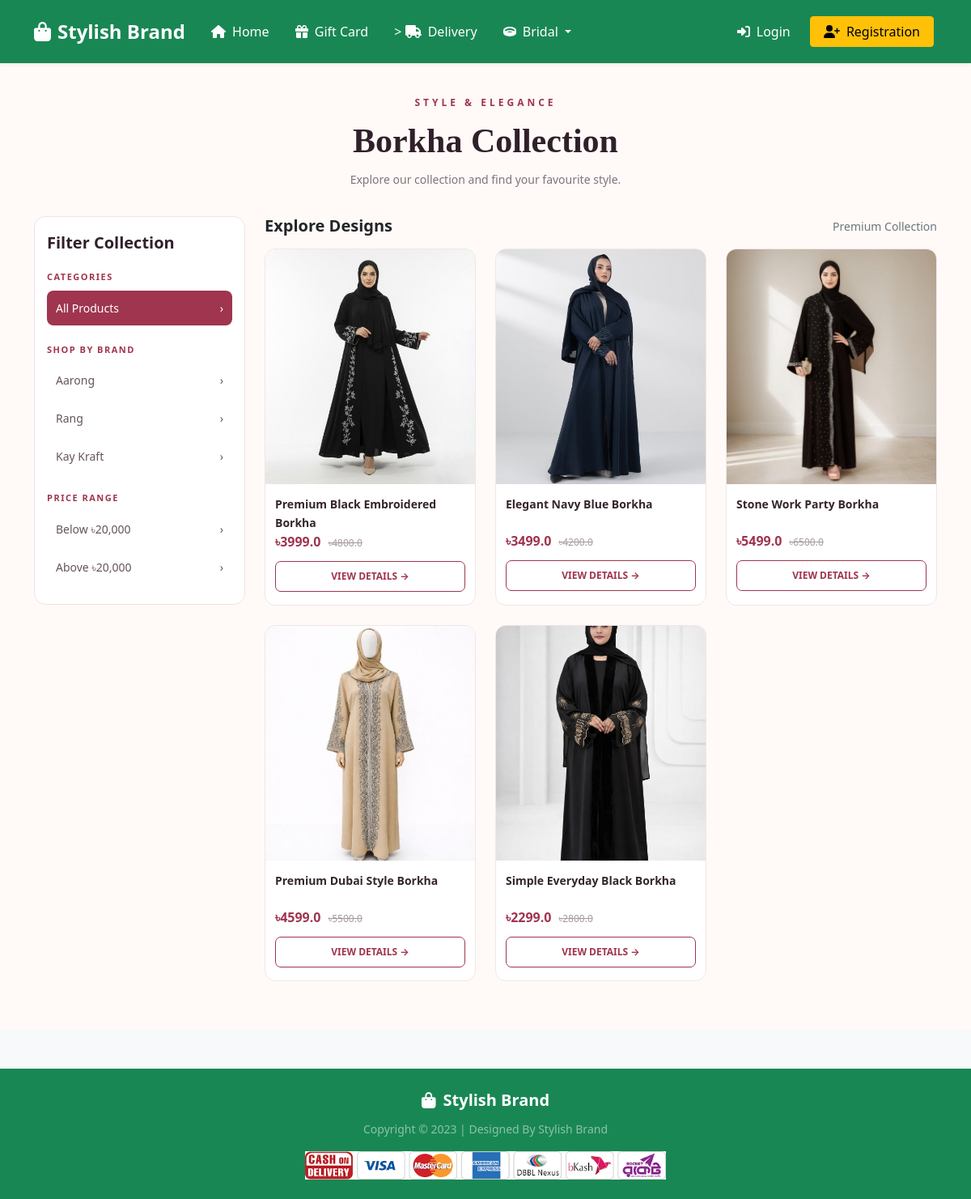
/borkha/, run on an earlier commit of the app's database.
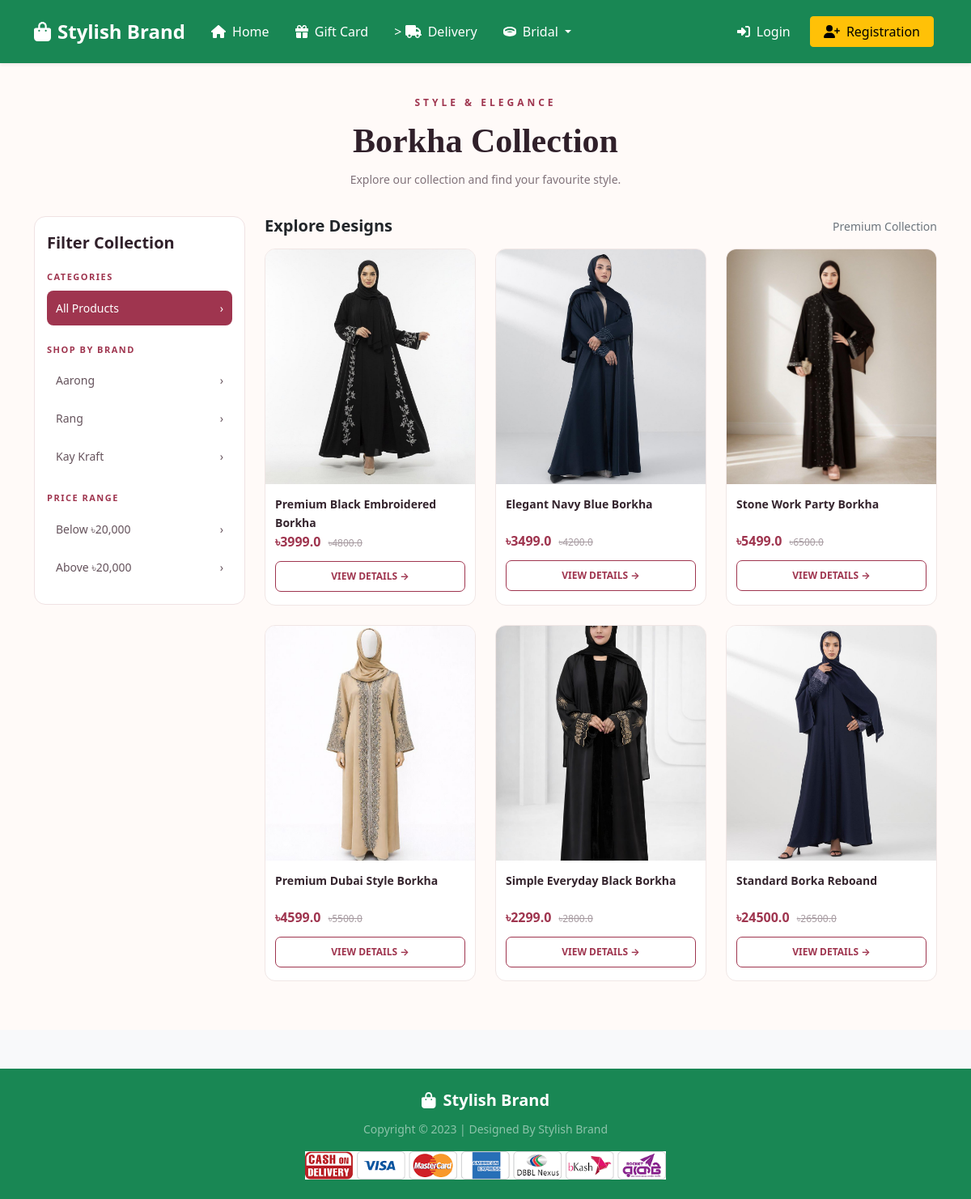
And on a later commit of the database.
### Shop/models.py (models this page shows, shortened)
class Product(models.Model):
    title = models.CharField(max_length=100)
    selling_price = models.FloatField()
    discounted_price = models.FloatField()
    description = models.TextField()
    brand = models.CharField(max_length=100)
    category = models.CharField(choices=CATEGORY_CHOICES, max_length=2)
    product_image = models.ImageField(upload_to="productimg")

### Shop/views.py (the view)
# urls.py: path("borkha/", views.borkha, name="borkha"),
def borkha(request, data=None):
    return category_products(request, "BK", data)

### Shop/templates/Shop/category_products.html (shortened to what this page needs)
{% extends 'Shop/base.html' %}
{% load static %}
{% block main-content %}
<section class="collection-page">
    <div class="container">
        <div class="collection-heading">
            <span>Style & Elegance</span>
            <h1>{{ category_title }}</h1>
            <p>Explore our collection and find your favourite style.</p>
        </div>
        <div class="row g-4">
            <div class="col-lg-3 col-md-4">
                <div class="filter-panel">
                    <h5>Filter Collection</h5>
                    <div class="filter-label">Categories</div>
                    <a href="{% url category_url_name %}"
                       class="filter-link {% if not selected_filter %}active{% endif %}">
                        All Products <span>&rsaquo;</span>
                    </a>
                    <div class="filter-label">Shop by Brand</div>
                    {% for brand in brands %}
                    <a href="{% url item_url_name brand %}"
                       class="filter-link {% if selected_filter == brand %}active{% endif %}">
                        {{ brand }} <span>&rsaquo;</span>
                    </a>
                    {% endfor %}
                    <div class="filter-label">Price Range</div>
                    <a href="{% url item_url_name 'below' %}"
                       class="filter-link {% if selected_filter == 'below' %}active{% endif %}">
                        Below ৳20,000 <span>&rsaquo;</span>
                    </a>
                    <a href="{% url item_url_name 'above' %}"
                       class="filter-link {% if selected_filter == 'above' %}active{% endif %}">
                        Above ৳20,000 <span>&rsaquo;</span>
                    </a>
                </div>
            </div>
            <div class="col-lg-9 col-md-8">
                <div class="d-flex justify-content-between align-items-center mb-3">
                    <h5 class="fw-bold mb-0">Explore Designs</h5>
                    <small class="text-muted">Premium Collection</small>
                </div>
                <div class="row g-3 g-lg-4">
                    {% for product in products %}
                    <div class="col-6 col-lg-4">
                        <div class="product-card">
                            <a href="{% url 'product-detail' product.id %}">
                                <img
                                    src="{{ product.product_image.url }}"
                                    alt="{{ product.title }}"
                                    class="product-image"
                                    loading="lazy">
                                <div class="product-info">
                                    <div class="product-name">
                                        {{ product.title }}
                                    </div>
                                    <div>
                                        <span class="current-price">
                                            ৳{{ product.discounted_price }}
                                        </span>
                                        <span class="old-price">
                                            ৳{{ product.selling_price }}
                                        </span>
                                    </div>
                                    <div class="details-link">
                                        VIEW DETAILS &rarr;
                                    </div>
                                </div>
                            </a>
                        </div>
                    </div>
                    {% endfor %}
                </div>
            </div>
        </div>
    </div>
</section>
{% endblock main-content %}

What changed in the data, as far as the page shows it:
added Product: product_image (picture), title "Standard Borka Reboand", discounted_price "24500.0", selling_price "26500.0"
